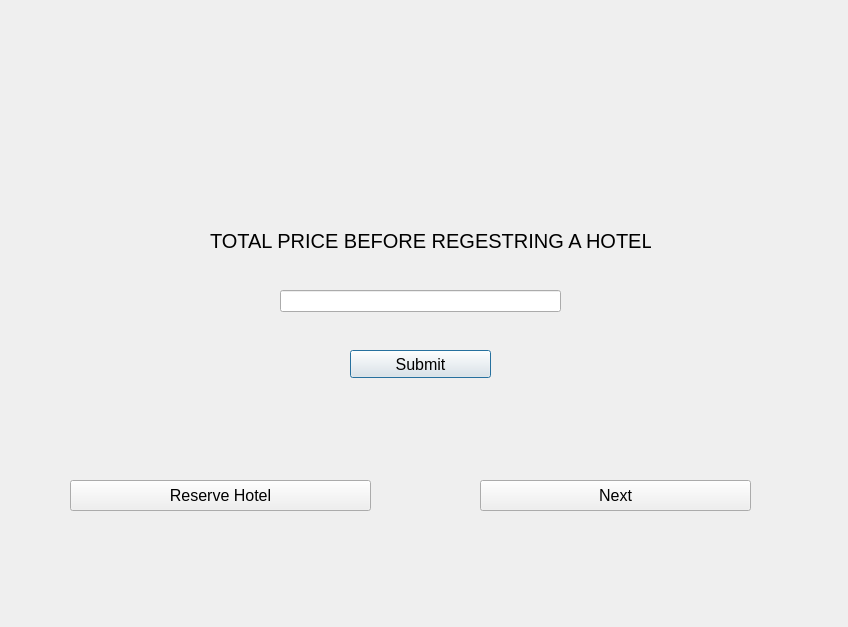
<?xml version="1.0" encoding="UTF-8"?>
<ui version="4.0">
 <class>Plane1</class>
 <widget class="QDialog" name="Plane1">
  <property name="geometry">
   <rect>
    <x>0</x>
    <y>0</y>
    <width>848</width>
    <height>627</height>
   </rect>
  </property>
  <property name="windowTitle">
   <string>Dialog</string>
  </property>
  <widget class="QPushButton" name="pushButton">
   <property name="geometry">
    <rect>
     <x>350</x>
     <y>350</y>
     <width>141</width>
     <height>28</height>
    </rect>
   </property>
   <property name="font">
    <font>
     <pointsize>12</pointsize>
    </font>
   </property>
   <property name="text">
    <string>Submit</string>
   </property>
  </widget>
  <widget class="QLineEdit" name="lineEdit">
   <property name="geometry">
    <rect>
     <x>280</x>
     <y>290</y>
     <width>281</width>
     <height>22</height>
    </rect>
   </property>
  </widget>
  <widget class="QPushButton" name="pushButton_2">
   <property name="geometry">
    <rect>
     <x>480</x>
     <y>480</y>
     <width>271</width>
     <height>31</height>
    </rect>
   </property>
   <property name="font">
    <font>
     <pointsize>12</pointsize>
    </font>
   </property>
   <property name="text">
    <string>Next</string>
   </property>
  </widget>
  <widget class="QLabel" name="label">
   <property name="geometry">
    <rect>
     <x>210</x>
     <y>200</y>
     <width>441</width>
     <height>81</height>
    </rect>
   </property>
   <property name="font">
    <font>
     <pointsize>15</pointsize>
    </font>
   </property>
   <property name="text">
    <string>TOTAL PRICE BEFORE REGESTRING A HOTEL</string>
   </property>
  </widget>
  <widget class="QPushButton" name="pushButton_3">
   <property name="geometry">
    <rect>
     <x>70</x>
     <y>480</y>
     <width>301</width>
     <height>31</height>
    </rect>
   </property>
   <property name="font">
    <font>
     <pointsize>12</pointsize>
    </font>
   </property>
   <property name="text">
    <string>Reserve Hotel</string>
   </property>
  </widget>
  <widget class="QLabel" name="label_2">
   <property name="geometry">
    <rect>
     <x>170</x>
     <y>0</y>
     <width>451</width>
     <height>211</height>
    </rect>
   </property>
   <property name="text">
    <string/>
   </property>
  </widget>
 </widget>
 <resources/>
 <connections/>
</ui>
